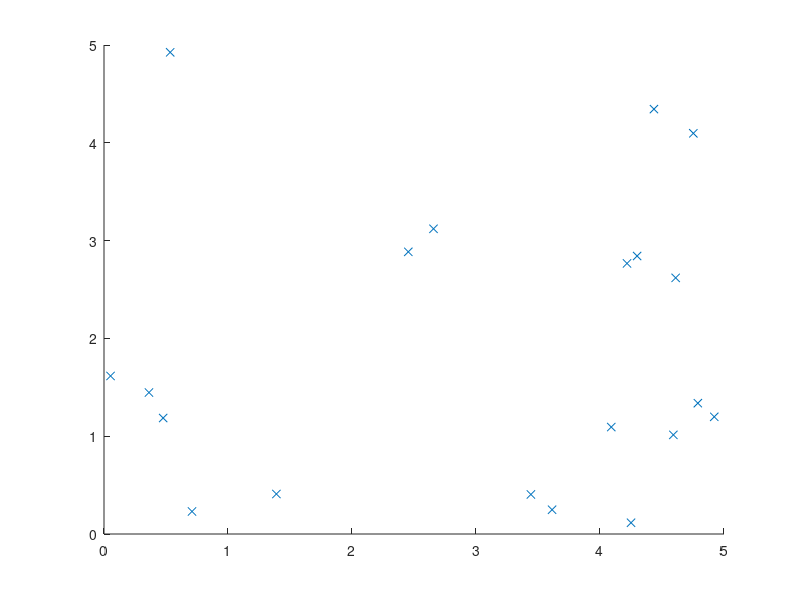

Recreate this plot in MATLAB. (Note: this script raises an error after producing the figure.)
%____________________test data for rectangle hypothesis____________________

%generating positive test data
xlower=0;
xupper=5;
n=20;
xt=xlower+rand(1,n)*(xupper-xlower);
ylower=0;
yupper=5;
yt=ylower+rand(1,n)*(yupper-ylower);
scatter(xt,yt,'s')

%generating negetive test data
xlower1=0;
xupper1=5;
n=20;
xt1=xlower1+rand(1,n)*(xupper1-xlower1);
ylower1=0;
yupper1=5;
yt1=ylower1+rand(1,n)*(yupper1-ylower1);
scatter(xt1,yt1,'x')

%check how many positive points lie in Specific Hypothesis
np=0;
for i=1:20
    if((Min_x<xt(i))&&(xt(i)<Max_x)&&(Min_y<yt(i))&&(yt(i)<Max_y))
      np=np+1;  
    end
end
disp('Below are the percentages for rectangle hypothesis')
disp('The percentage of positive points in S: ')
p1=(np/20)*100;
disp(p1);
%check how many negetive points lie in Specific Hypothesis
nn=0;
for i=1:20
    if((Min_x<xt1(i))&&(xt1(i)<Max_x)&&(Min_y<yt1(i))&&(yt1(i)<Max_y))
      nn=nn+1;  
    end
end
disp('The percentage of negetive points in S: ')
p2=(nn/20)*100;
disp(p2);
%check how many positive points lie in General Hypothesis
np1=0;
for i=1:20
    if((Max_x1<xt(i))&&(xt(i)<Min_x2)&&(Max_y3<yt(i))&&(yt(i)<Min_y4))
      np1=np1+1;  
    end
end
disp('The percentage of positive points in G: ')
p3=(np1/20)*100;
disp(p3);
%check how many negetive points lie in General Hypothesis
nn1=0;
for i=1:20
    if((Max_x1<xt1(i))&&(xt1(i)<Min_x2)&&(Max_y3<yt1(i))&&(yt1(i)<Min_y4))
      nn1=nn1+1;  
    end
end
disp('The percentage of negetive points in G: ')
p4=(nn1/20)*100;
disp(p4);

%_____________________________test data completed__________________________
